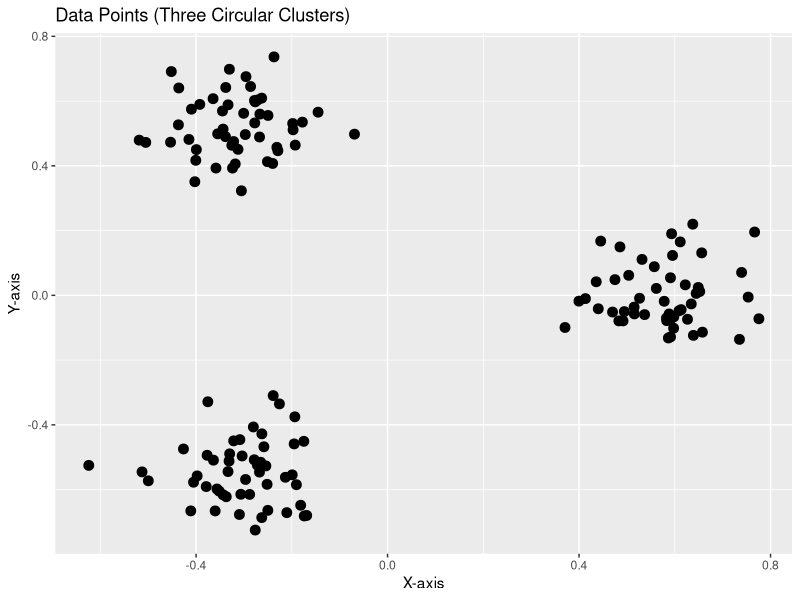
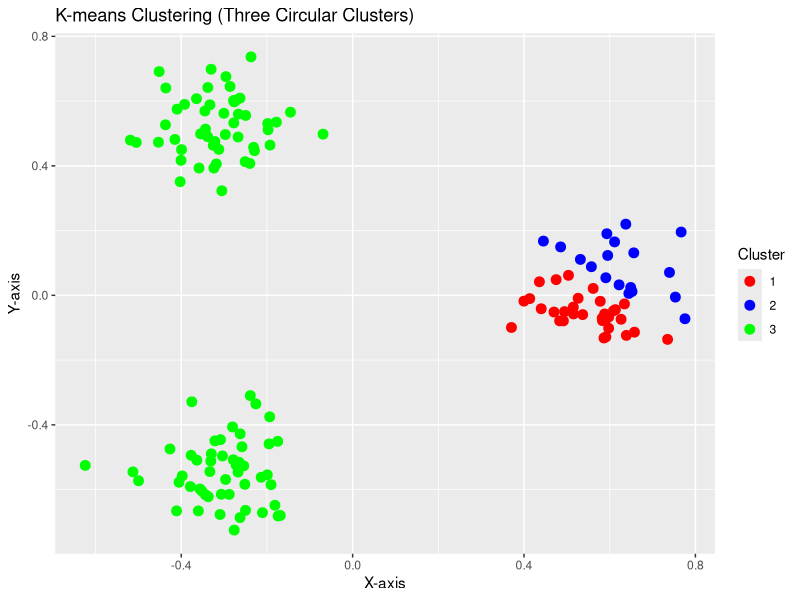

These charts were generated, in order, by the following R code:
# Set the random seed for reproducibility
set.seed(123)

# Load the required libraries
library(ggplot2)
library(MASS)

# Generate random data with two circular clusters
n <- 150  # Total number of data points
centers <- 3  # Number of clusters
radius <- 0.6  # Radius of clusters

# Create random cluster centers in a circular pattern
theta <- seq(0, 2 * pi, length.out = centers + 1)[-1]  # Angle in radians
cluster_centers <- cbind(cos(theta) * radius, sin(theta) * radius)

# Generate data points around circular cluster centers
data_points <- matrix(0, n, 2)
for (i in 1:centers) {
  start <- 1 + (i - 1) * (n / centers)
  end <- i * (n / centers)
  data_points[start:end, ] <- mvrnorm(end - start + 1, mu = cluster_centers[i, ], Sigma = diag(2) * 0.01)
}

# plot the data points before clustering
ggplot(data = as.data.frame(data_points), aes(x = data_points[, 1], y = data_points[, 2])) +
  geom_point(size = 3) +
  labs(title = "Data Points (Three Circular Clusters)", x = "X-axis", y = "Y-axis")

# Perform K-means clustering
kmeans_result <- kmeans(data_points,3,15)
#?kmeans
print(kmeans_result)

# Extract cluster assignments
cluster_assignments <- kmeans_result$cluster

# Create a data frame for plotting
df <- data.frame(x = data_points[, 1], y = data_points[, 2], Cluster = as.factor(cluster_assignments))

# Plot the data points with cluster assignments
ggplot(df, aes(x, y, color = Cluster)) +
  geom_point(size = 3) +
  labs(title = "K-means Clustering (Three Circular Clusters)", x = "X-axis", y = "Y-axis") +
  scale_color_manual(values = c("red", "blue", "green"))  # Customize cluster colors as needed

